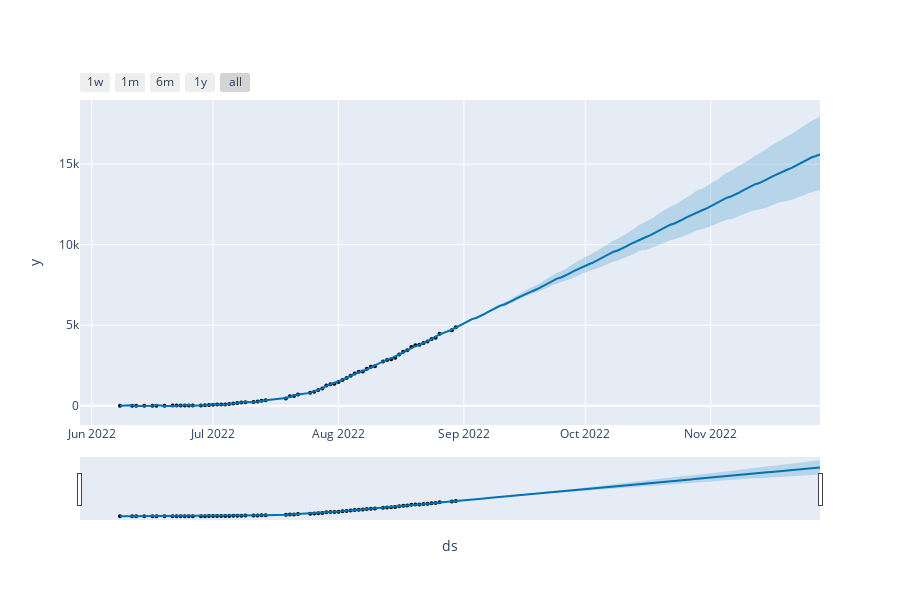

Notebook source saved alongside this figure:
### Code cell
plot_plotly(m, forecast)

### Figure 1 — Plotly figure (JSON) as saved in the notebook; plotly's stock layout.template omitted (floating-point values rounded to 4 significant figures; data arrays with more than 128 entries replaced by an {"elided": "..."} marker saying what was removed)
{"data": [{"marker": {"color": "black", "size": 4}, "mode": "markers", "name": "Actual", "type": "scatter", "x": ["2022-06-08T00:00:00", "2022-06-11T00:00:00", "2022-06-12T00:00:00", "2022-06-14T00:00:00", "2022-06-16T00:00:00", "2022-06-17T00:00:00", "2022-06-19T00:00:00", "2022-06-21T00:00:00", "2022-06-22T00:00:00", "2022-06-23T00:00:00", "2022-06-24T00:00:00", "2022-06-25T00:00:00", "2022-06-26T00:00:00", "2022-06-28T00:00:00", "2022-06-29T00:00:00", "2022-06-30T00:00:00", "2022-07-01T00:00:00", "2022-07-02T00:00:00", "2022-07-03T00:00:00", "2022-07-04T00:00:00", "2022-07-05T00:00:00", "2022-07-06T00:00:00", "2022-07-07T00:00:00", "2022-07-08T00:00:00", "2022-07-09T00:00:00", "2022-07-11T00:00:00", "2022-07-12T00:00:00", "2022-07-13T00:00:00", "2022-07-14T00:00:00", "2022-07-19T00:00:00", "2022-07-20T00:00:00", "2022-07-21T00:00:00", "2022-07-22T00:00:00", "2022-07-25T00:00:00", "2022-07-26T00:00:00", "2022-07-27T00:00:00", "2022-07-28T00:00:00", "2022-07-29T00:00:00", "2022-07-30T00:00:00", "2022-07-31T00:00:00", "2022-08-01T00:00:00", "2022-08-02T00:00:00", "2022-08-03T00:00:00", "2022-08-04T00:00:00", "2022-08-05T00:00:00", "2022-08-06T00:00:00", "2022-08-07T00:00:00", "2022-08-08T00:00:00", "2022-08-09T00:00:00", "2022-08-10T00:00:00", "2022-08-12T00:00:00", "2022-08-13T00:00:00", "2022-08-14T00:00:00", "2022-08-15T00:00:00", "2022-08-16T00:00:00", "2022-08-17T00:00:00", "2022-08-18T00:00:00", "2022-08-19T00:00:00", "2022-08-20T00:00:00", "2022-08-21T00:00:00", "2022-08-22T00:00:00", "2022-08-23T00:00:00", "2022-08-24T00:00:00", "2022-08-25T00:00:00", "2022-08-26T00:00:00", "2022-08-29T00:00:00", "2022-08-30T00:00:00"], "y": [1, 2, 3, 5, 6, 7, 8, 9, 11, 16, 17, 19, 20, 21, 37, 49, 64, 76, 78, 80, 106, 142, 172, 204, 218, 228, 266, 308, 347, 448, 591, 604, 694, 809, 865, 977, 1066, 1259, 1343, 1370, 1475, 1603, 1721, 1860, 2004, 2108, 2131, 2293, 2415, 2458, 2746, 2848, 2893, 2985, 3183, 3359, 3450, 3655, 3755, 3787, 3896, 3984, 4144, 4216, 4472, 4692, 4876]}, {"hoverinfo": "skip", "line": {"width": 0}, "mode": "lines", "type": "scatter", "x": {"elided": "157 str values"}, "y": {"elided": "157 float values"}}, {"fill": "tonexty", "fillcolor": "rgba(0, 114, 178, 0.2)", "line": {"color": "#0072B2", "width": 2}, "mode": "lines", "name": "Predicted", "type": "scatter", "x": {"elided": "157 str values"}, "y": {"elided": "157 float values"}}, {"fill": "tonexty", "fillcolor": "rgba(0, 114, 178, 0.2)", "hoverinfo": "skip", "line": {"width": 0}, "mode": "lines", "type": "scatter", "x": {"elided": "157 str values"}, "y": {"elided": "157 float values"}}], "layout": {"height": 600, "showlegend": false, "width": 900, "xaxis": {"autorange": true, "range": ["2022-05-29 02:44:34.2857", "2022-11-28"], "rangeselector": {"buttons": [{"count": 7, "label": "1w", "step": "day", "stepmode": "backward"}, {"count": 1, "label": "1m", "step": "month", "stepmode": "backward"}, {"count": 6, "label": "6m", "step": "month", "stepmode": "backward"}, {"count": 1, "label": "1y", "step": "year", "stepmode": "backward"}, {"step": "all"}]}, "rangeslider": {"autorange": true, "range": ["2022-05-29 02:44:34.2857", "2022-11-28"], "visible": true, "yaxis": {"_template": null, "rangemode": "match"}}, "title": {"text": "ds"}, "type": "date"}, "yaxis": {"autorange": true, "range": [-1193.0, 18980.0], "title": {"text": "y"}, "type": "linear"}}}
